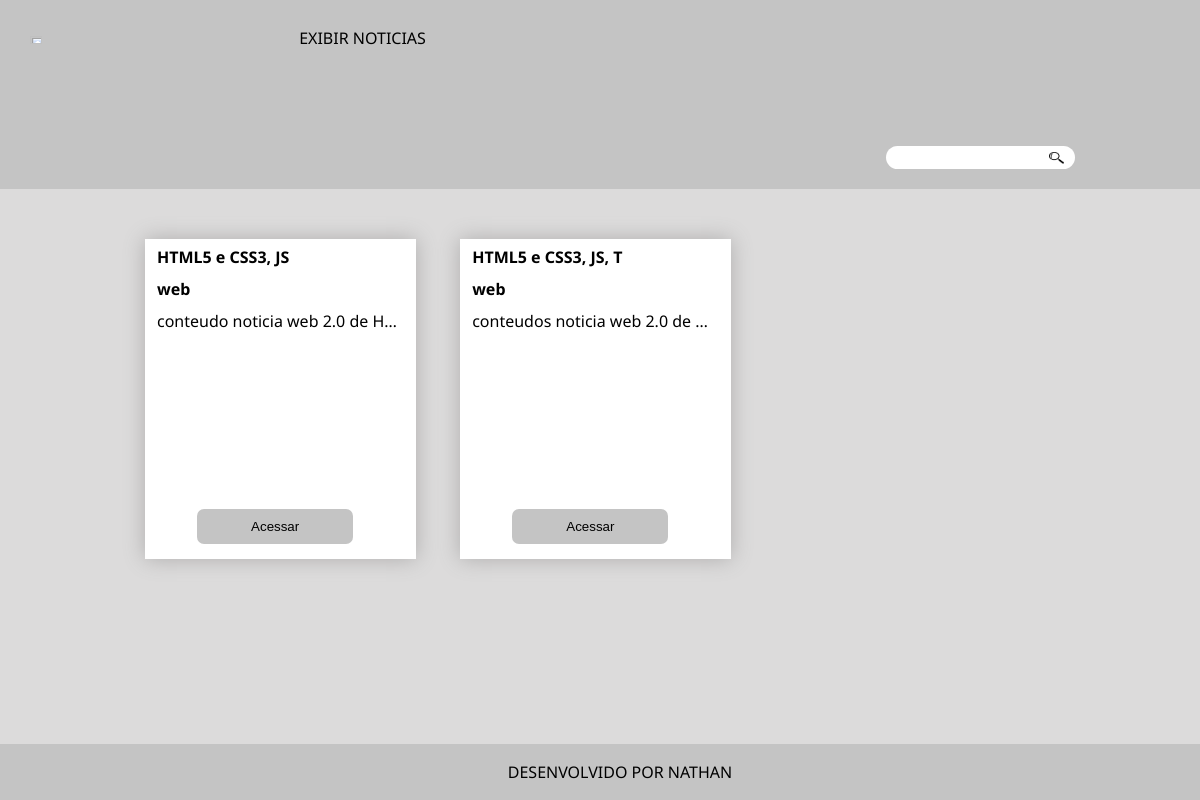
/index.php?busca=HTML5 e CSS3, JS, run on the app's committed database.
### tables this page shows
CREATE TABLE `noticias` (
  `id` int(11) NOT NULL AUTO_INCREMENT,
  `id_usuario` int(11) DEFAULT NULL,
  `id_categoria` int(11) DEFAULT NULL,
  `titulo` varchar(150) NOT NULL,
  `conteudo` text NOT NULL,
  `data_publicacao` date DEFAULT NULL,
  PRIMARY KEY (`id`),
  KEY `id_categoria` (`id_categoria`),
  KEY `id_usuario` (`id_usuario`),
  CONSTRAINT `noticias_ibfk_1` FOREIGN KEY (`id_categoria`) REFERENCES `categorias` (`id`),
  CONSTRAINT `noticias_ibfk_2` FOREIGN KEY (`id_usuario`) REFERENCES `usuarios` (`id`)
);

CREATE TABLE `categorias` (
  `id` int(11) NOT NULL AUTO_INCREMENT,
  `nome` varchar(100) NOT NULL,
  PRIMARY KEY (`id`),
  UNIQUE KEY `nome` (`nome`)
);

### src/repositorio/RepositorioNoticias.php (called while the page is built, shortened)
<?php
class RepositorioNoticias
{
    private PDO $conexao;
    public function __construct(PDO $conexao)
    {
        $this->conexao = $conexao;
    }
    private function hidratarListaNoticias($consulta): array
    {
        $listaDadosNoticias = $consulta->fetchAll(PDO::FETCH_ASSOC);
        $listaNoticias = [];
        foreach ($listaDadosNoticias as $dadosNoticia) {
            $listaNoticias[] = new \Noticia(
                $dadosNoticia['id'],
                new \Categoria($dadosNoticia['id_da_categoria'], $dadosNoticia['categoria']),
                $dadosNoticia['titulo'],
                $dadosNoticia['conteudo'],
                $dadosNoticia['data_publicacao']
            );
        }
        return $listaNoticias;
    }
    public function pesquisarNoticia($palavra): array
    {
        $palavra = '%' . $palavra . '%';
        $sql = "SELECT noticias.id, categorias.id AS id_da_categoria, categorias.nome AS categoria, noticias.titulo, noticias.conteudo, noticias.data_publicacao
        FROM noticias JOIN categorias ON noticias.id_categoria = categorias.id WHERE noticias.titulo LIKE :palavra OR  categorias.nome LIKE :palavra ORDER BY noticias.data_publicacao DESC;";
        $consulta = $this->conexao->prepare($sql);
        $consulta->bindValue(':palavra', $palavra);
        $consulta->bindValue(':palavra', $palavra);
        $consulta->execute();
        return $this->hidratarListaNoticias($consulta);
    }
}

### src/dominio/modelo/Categoria.php (called while the page is built, shortened)
<?php
class Categoria
{
    private $categoria;
    public function __construct(?int $id, string $categoria)
    {
        $this->categoria = $this->limpar($categoria);
    }
    public function categoria(): string
    {
        return $this->categoria;
    }
    private function limpar($categoria)
    {
        $categoria = trim($categoria);
        $categoria = stripcslashes($categoria);
        $categoria = htmlspecialchars($categoria);
        return $categoria;
    }
}

### src/dominio/modelo/Noticia.php (called while the page is built, shortened)
<?php
class Noticia
{
    private $id;
    private $categoria;
    private $titulo;
    private $conteudo;
    public function __construct(?int $id, Categoria $categoria, string $titulo, string $conteudo, ?string $dataPublicacao)
    {
        $this->id = $id;
        $this->categoria = $categoria;
        $this->titulo = $this->limpar($titulo);
        $this->conteudo = $this->limpar($conteudo);
    }
    public function id(): ?int
    {
        return $this->id;
    }
    public function titulo(): string
    {
        return $this->titulo;
    }
    public function conteudo(): string
    {
        return $this->conteudo;
    }
    public function categoria(): string
    {
        return $this->categoria->categoria();
    }
    private function limpar($noticia)
    {
        $noticia = trim($noticia);
        $noticia = htmlspecialchars($noticia);
        return $noticia;
    }
}

### index.php (the view, shortened to what this page needs)
<?php
require_once 'src/dominio/modelo/Noticia.php';
require_once 'src/dominio/modelo/Categoria.php';
require_once 'src/repositorio/RepositorioNoticias.php';
require_once 'layout/cabecalho.php';
$conexao = Conexao::criarConexao();
$repositorioNoticias = new RepositorioNoticias($conexao);
if (isset($_GET['busca']) and $_GET['busca'] != '') {
    $noticias = $repositorioNoticias->pesquisarNoticia($_GET['busca']);
}
?>
<!DOCTYPE html>
<html lang="pt-br">
<head>
    <link rel="stylesheet" href="reset.css">
    <link rel="stylesheet" href="style.css">
</head>
    <main>
        <?php foreach ($noticias as $noticia) : ?>
            <section class="caixa-noticia">
                <h2><?php echo $noticia->titulo(); ?></h2>
                <h3><?php echo $noticia->categoria(); ?></h3>
                <p>
                    <?php echo $noticia->conteudo(); ?>
                </p>
                <div class="botao-caixa">
                    <button><a href="noticia.php?id=<?php echo $noticia->id(); ?>" class="butao-noticia">Acessar</a></button>
                </div>
            </section>
        <?php endforeach ?>
    </main>

### style.css (style rules this page uses)
body { background: rgb(220, 219, 219); font-family: 'Montserrat', sans-serif; font-family: 'Noto Sans', sans-serif; }
.cabecalho h1, form, a { display: inline-block; padding-left: 25px; padding-right: 25px; padding-top: 30px; padding-bottom: 20px; }
a { text-decoration: none; color: black; }
main { width: 950px; margin: 0 auto; margin-bottom: 5em; }
.caixa-noticia h2, h3 { padding-bottom: 1em; font-weight: bold; }
.caixa-noticia { background: white; margin-bottom: 70px; padding: 10px 12px; width: 26%; height: 300px; display: inline-block; margin-left: 20px; margin-right: 20px; position: relative; box-shadow: 0px 0px 20px rgb(174, 173, 173); }
.caixa-noticia p { max-width: 500px; white-space: nowrap; overflow: hidden; text-overflow: ellipsis; }
.butao-noticia { padding: 5px 15px; }
.botao-caixa { position: absolute; bottom: 15px; padding: 0 40px; }
.botao-caixa button { width: 200%; border-radius: 7px; border: none; background: rgb(196, 196, 196); padding: 5px 0; }
footer { background: rgb(196, 196, 196); text-align: center; padding: 20px; margin: auto; width: 100%; bottom: 0; position: fixed; }

### data on the page
noticias: titulo "HTML5 e CSS3, JS", id_categoria.nome "web", conteudo "conteudo noticia web 2.0 de H…"
noticias: titulo "HTML5 e CSS3, JS, T", id_categoria.nome "web", conteudo "conteudos noticia web 2.0 de…"
